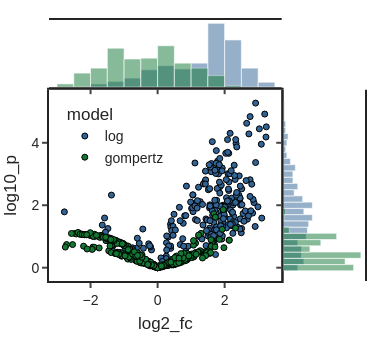
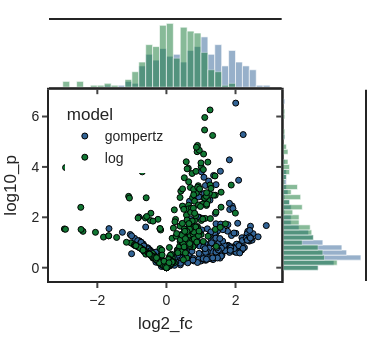

Notebook cell for these charts, in order:
### Code cell
# Dark
fig1 = px.scatter(
    growth_pval.filter(
        pl.col("log2_fc")>-3,
        pl.col("condition")=="dark"
    ),
    x="log2_fc",
    y="log10_p",
    color="model",
    hover_data="well",
    # facet_col="condition",
    marginal_y="histogram",
    marginal_x="histogram"
)
fig1.update_layout({
    "height": 90 * (600 / 158.75),
    "width": 100 * (600 / 158.75),
    "legend": {"x": 0.05, "y":0.7}
})
# Light
fig2 = px.scatter(
    growth_pval.filter(
        pl.col("log2_fc")>-3,
        pl.col("condition")=="light"
    ),
    x="log2_fc",
    y="log10_p",
    color="model",
    hover_data="well",
    # facet_col="condition",
    marginal_y="histogram",
    marginal_x="histogram"
)
fig2.update_layout({
    "height": 90 * (600 / 158.75),
    "width": 100 * (600 / 158.75),
    "legend": {"x": 0.05, "y":0.7}
})
fig1.show()
fig1.write_html("figures/1_volcano_biologs_dark.html")
fig1.write_image("figures/1_volcano_biologs_dark.png")
fig1.write_image("figures/1_volcano_biologs_dark.svg")
fig2.show()
fig2.write_html("figures/1_volcano_biologs_light.html")
fig2.write_image("figures/1_volcano_biologs_light.png")
fig2.write_image("figures/1_volcano_biologs_light.svg")

### Figure 1 — Plotly figure (JSON) as saved in the notebook; plotly's stock layout.template omitted (floating-point values rounded to 4 significant figures; data arrays with more than 128 entries replaced by an {"elided": "..."} marker saying what was removed)
{"data": [{"customdata": {"elided": "284x1 str values"}, "hovertemplate": "model=log<br>log2_fc=%{x}<br>log10_p=%{y}<br>well=%{customdata[0]}<extra></extra>", "legendgroup": "log", "marker": {"color": "rgb(49,99,149)", "symbol": "circle"}, "mode": "markers", "name": "log", "orientation": "v", "showlegend": true, "type": "scatter", "x": {"elided": "284 float values"}, "xaxis": "x", "y": {"elided": "284 float values"}, "yaxis": "y"}, {"alignmentgroup": "True", "bingroup": "x", "hovertemplate": "model=log<br>log2_fc=%{x}<br>count=%{y}<extra></extra>", "legendgroup": "log", "marker": {"color": "rgb(49,99,149)"}, "name": "log", "offsetgroup": "log", "opacity": 0.5, "showlegend": false, "type": "histogram", "x": {"elided": "284 float values"}, "xaxis": "x3", "yaxis": "y3"}, {"alignmentgroup": "True", "bingroup": "y", "hovertemplate": "model=log<br>log10_p=%{y}<br>count=%{x}<extra></extra>", "legendgroup": "log", "marker": {"color": "rgb(49,99,149)"}, "name": "log", "offsetgroup": "log", "opacity": 0.5, "showlegend": false, "type": "histogram", "xaxis": "x2", "y": {"elided": "284 float values"}, "yaxis": "y2"}, {"customdata": {"elided": "278x1 str values"}, "hovertemplate": "model=gompertz<br>log2_fc=%{x}<br>log10_p=%{y}<br>well=%{customdata[0]}<extra></extra>", "legendgroup": "gompertz", "marker": {"color": "rgb(17,119,51)", "symbol": "circle"}, "mode": "markers", "name": "gompertz", "orientation": "v", "showlegend": true, "type": "scatter", "x": {"elided": "278 float values"}, "xaxis": "x", "y": {"elided": "278 float values"}, "yaxis": "y"}, {"alignmentgroup": "True", "bingroup": "x", "hovertemplate": "model=gompertz<br>log2_fc=%{x}<br>count=%{y}<extra></extra>", "legendgroup": "gompertz", "marker": {"color": "rgb(17,119,51)"}, "name": "gompertz", "offsetgroup": "gompertz", "opacity": 0.5, "showlegend": false, "type": "histogram", "x": {"elided": "278 float values"}, "xaxis": "x3", "yaxis": "y3"}, {"alignmentgroup": "True", "bingroup": "y", "hovertemplate": "model=gompertz<br>log10_p=%{y}<br>count=%{x}<extra></extra>", "legendgroup": "gompertz", "marker": {"color": "rgb(17,119,51)"}, "name": "gompertz", "offsetgroup": "gompertz", "opacity": 0.5, "showlegend": false, "type": "histogram", "xaxis": "x2", "y": {"elided": "278 float values"}, "yaxis": "y2"}], "layout": {"barmode": "overlay", "height": 340.2, "legend": {"title": {"text": "model"}, "tracegroupgap": 0, "x": 0.05, "y": 0.7}, "width": 378.0, "xaxis": {"anchor": "y", "domain": [0, 0.7363], "title": {"text": "log2_fc"}}, "xaxis2": {"anchor": "y2", "domain": [0.7413, 1], "matches": "x2", "showline": false, "showticklabels": false, "ticks": ""}, "xaxis3": {"anchor": "y3", "domain": [0, 0.7363], "matches": "x", "showticklabels": false}, "xaxis4": {"anchor": "y4", "domain": [0.7413, 1], "matches": "x2", "showline": false, "showticklabels": false, "ticks": ""}, "yaxis": {"anchor": "x", "domain": [0, 0.7326], "title": {"text": "log10_p"}}, "yaxis2": {"anchor": "x2", "domain": [0, 0.7326], "matches": "y", "showticklabels": false}, "yaxis3": {"anchor": "x3", "domain": [0.7426, 1], "matches": "y3", "showline": false, "showticklabels": false, "ticks": ""}, "yaxis4": {"anchor": "x4", "domain": [0.7426, 1], "matches": "y3", "showline": false, "showticklabels": false, "ticks": ""}}}

### Figure 2 — Plotly figure (JSON) as saved in the notebook; plotly's stock layout.template omitted (floating-point values rounded to 4 significant figures; data arrays with more than 128 entries replaced by an {"elided": "..."} marker saying what was removed)
{"data": [{"customdata": {"elided": "285x1 str values"}, "hovertemplate": "model=gompertz<br>log2_fc=%{x}<br>log10_p=%{y}<br>well=%{customdata[0]}<extra></extra>", "legendgroup": "gompertz", "marker": {"color": "rgb(49,99,149)", "symbol": "circle"}, "mode": "markers", "name": "gompertz", "orientation": "v", "showlegend": true, "type": "scatter", "x": {"elided": "285 float values"}, "xaxis": "x", "y": {"elided": "285 float values"}, "yaxis": "y"}, {"alignmentgroup": "True", "bingroup": "x", "hovertemplate": "model=gompertz<br>log2_fc=%{x}<br>count=%{y}<extra></extra>", "legendgroup": "gompertz", "marker": {"color": "rgb(49,99,149)"}, "name": "gompertz", "offsetgroup": "gompertz", "opacity": 0.5, "showlegend": false, "type": "histogram", "x": {"elided": "285 float values"}, "xaxis": "x3", "yaxis": "y3"}, {"alignmentgroup": "True", "bingroup": "y", "hovertemplate": "model=gompertz<br>log10_p=%{y}<br>count=%{x}<extra></extra>", "legendgroup": "gompertz", "marker": {"color": "rgb(49,99,149)"}, "name": "gompertz", "offsetgroup": "gompertz", "opacity": 0.5, "showlegend": false, "type": "histogram", "xaxis": "x2", "y": {"elided": "285 float values"}, "yaxis": "y2"}, {"customdata": {"elided": "285x1 str values"}, "hovertemplate": "model=log<br>log2_fc=%{x}<br>log10_p=%{y}<br>well=%{customdata[0]}<extra></extra>", "legendgroup": "log", "marker": {"color": "rgb(17,119,51)", "symbol": "circle"}, "mode": "markers", "name": "log", "orientation": "v", "showlegend": true, "type": "scatter", "x": {"elided": "285 float values"}, "xaxis": "x", "y": {"elided": "285 float values"}, "yaxis": "y"}, {"alignmentgroup": "True", "bingroup": "x", "hovertemplate": "model=log<br>log2_fc=%{x}<br>count=%{y}<extra></extra>", "legendgroup": "log", "marker": {"color": "rgb(17,119,51)"}, "name": "log", "offsetgroup": "log", "opacity": 0.5, "showlegend": false, "type": "histogram", "x": {"elided": "285 float values"}, "xaxis": "x3", "yaxis": "y3"}, {"alignmentgroup": "True", "bingroup": "y", "hovertemplate": "model=log<br>log10_p=%{y}<br>count=%{x}<extra></extra>", "legendgroup": "log", "marker": {"color": "rgb(17,119,51)"}, "name": "log", "offsetgroup": "log", "opacity": 0.5, "showlegend": false, "type": "histogram", "xaxis": "x2", "y": {"elided": "285 float values"}, "yaxis": "y2"}], "layout": {"barmode": "overlay", "height": 340.2, "legend": {"title": {"text": "model"}, "tracegroupgap": 0, "x": 0.05, "y": 0.7}, "width": 378.0, "xaxis": {"anchor": "y", "domain": [0, 0.7363], "title": {"text": "log2_fc"}}, "xaxis2": {"anchor": "y2", "domain": [0.7413, 1], "matches": "x2", "showline": false, "showticklabels": false, "ticks": ""}, "xaxis3": {"anchor": "y3", "domain": [0, 0.7363], "matches": "x", "showticklabels": false}, "xaxis4": {"anchor": "y4", "domain": [0.7413, 1], "matches": "x2", "showline": false, "showticklabels": false, "ticks": ""}, "yaxis": {"anchor": "x", "domain": [0, 0.7326], "title": {"text": "log10_p"}}, "yaxis2": {"anchor": "x2", "domain": [0, 0.7326], "matches": "y", "showticklabels": false}, "yaxis3": {"anchor": "x3", "domain": [0.7426, 1], "matches": "y3", "showline": false, "showticklabels": false, "ticks": ""}, "yaxis4": {"anchor": "x4", "domain": [0.7426, 1], "matches": "y3", "showline": false, "showticklabels": false, "ticks": ""}}}
